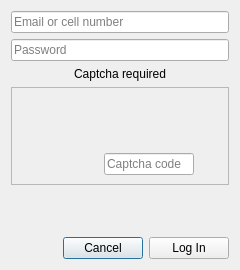
<?xml version="1.0" encoding="UTF-8"?>
<ui version="4.0">
 <class>Auth</class>
 <widget class="QDialog" name="Auth">
  <property name="geometry">
   <rect>
    <x>0</x>
    <y>0</y>
    <width>240</width>
    <height>270</height>
   </rect>
  </property>
  <property name="sizePolicy">
   <sizepolicy hsizetype="Preferred" vsizetype="Preferred">
    <horstretch>0</horstretch>
    <verstretch>0</verstretch>
   </sizepolicy>
  </property>
  <property name="minimumSize">
   <size>
    <width>240</width>
    <height>270</height>
   </size>
  </property>
  <property name="maximumSize">
   <size>
    <width>240</width>
    <height>270</height>
   </size>
  </property>
  <property name="windowTitle">
   <string>VK Authentication</string>
  </property>
  <property name="sizeGripEnabled">
   <bool>false</bool>
  </property>
  <property name="modal">
   <bool>true</bool>
  </property>
  <layout class="QVBoxLayout" name="verticalLayout_2">
   <item>
    <widget class="QLineEdit" name="username_line">
     <property name="maximumSize">
      <size>
       <width>16777215</width>
       <height>16777215</height>
      </size>
     </property>
     <property name="text">
      <string/>
     </property>
     <property name="alignment">
      <set>Qt::AlignLeading|Qt::AlignLeft|Qt::AlignVCenter</set>
     </property>
     <property name="placeholderText">
      <string>Email or cell number</string>
     </property>
    </widget>
   </item>
   <item>
    <widget class="QLineEdit" name="password_line">
     <property name="maximumSize">
      <size>
       <width>16777215</width>
       <height>16777215</height>
      </size>
     </property>
     <property name="echoMode">
      <enum>QLineEdit::Password</enum>
     </property>
     <property name="alignment">
      <set>Qt::AlignLeading|Qt::AlignLeft|Qt::AlignVCenter</set>
     </property>
     <property name="placeholderText">
      <string>Password</string>
     </property>
    </widget>
   </item>
   <item>
    <widget class="QLabel" name="error_label">
     <property name="text">
      <string>Captcha required</string>
     </property>
     <property name="alignment">
      <set>Qt::AlignCenter</set>
     </property>
     <property name="wordWrap">
      <bool>true</bool>
     </property>
    </widget>
   </item>
   <item>
    <widget class="QFrame" name="captcha_frame">
     <property name="frameShape">
      <enum>QFrame::StyledPanel</enum>
     </property>
     <property name="frameShadow">
      <enum>QFrame::Raised</enum>
     </property>
     <layout class="QHBoxLayout" name="horizontalLayout_3">
      <item>
       <spacer name="horizontalSpacer">
        <property name="orientation">
         <enum>Qt::Horizontal</enum>
        </property>
        <property name="sizeHint" stdset="0">
         <size>
          <width>40</width>
          <height>20</height>
         </size>
        </property>
       </spacer>
      </item>
      <item>
       <layout class="QVBoxLayout" name="verticalLayout">
        <item>
         <widget class="QLabel" name="captcha_image">
          <property name="minimumSize">
           <size>
            <width>130</width>
            <height>50</height>
           </size>
          </property>
          <property name="maximumSize">
           <size>
            <width>130</width>
            <height>50</height>
           </size>
          </property>
          <property name="text">
           <string/>
          </property>
          <property name="pixmap">
           <pixmap resource="resources.qrc">:/images/assets/captcha-example.jpg</pixmap>
          </property>
          <property name="alignment">
           <set>Qt::AlignCenter</set>
          </property>
         </widget>
        </item>
        <item>
         <layout class="QHBoxLayout" name="horizontalLayout">
          <item>
           <widget class="QPushButton" name="refresh_captcha_button">
            <property name="toolTip">
             <string>Refresh captcha</string>
            </property>
            <property name="text">
             <string/>
            </property>
            <property name="icon">
             <iconset resource="resources.qrc">
              <normaloff>:/images/assets/tango-icon-theme-0.8.90/22x22/actions/view-refresh.png</normaloff>:/images/assets/tango-icon-theme-0.8.90/22x22/actions/view-refresh.png</iconset>
            </property>
            <property name="autoDefault">
             <bool>false</bool>
            </property>
            <property name="flat">
             <bool>true</bool>
            </property>
           </widget>
          </item>
          <item>
           <widget class="QLineEdit" name="captcha_line">
            <property name="sizePolicy">
             <sizepolicy hsizetype="Preferred" vsizetype="Fixed">
              <horstretch>0</horstretch>
              <verstretch>0</verstretch>
             </sizepolicy>
            </property>
            <property name="maximumSize">
             <size>
              <width>94</width>
              <height>16777215</height>
             </size>
            </property>
            <property name="text">
             <string/>
            </property>
            <property name="alignment">
             <set>Qt::AlignLeading|Qt::AlignLeft|Qt::AlignVCenter</set>
            </property>
            <property name="placeholderText">
             <string>Captcha code</string>
            </property>
           </widget>
          </item>
         </layout>
        </item>
       </layout>
      </item>
      <item>
       <spacer name="horizontalSpacer_1">
        <property name="orientation">
         <enum>Qt::Horizontal</enum>
        </property>
        <property name="sizeHint" stdset="0">
         <size>
          <width>28</width>
          <height>20</height>
         </size>
        </property>
       </spacer>
      </item>
     </layout>
    </widget>
   </item>
   <item>
    <spacer name="verticalSpacer">
     <property name="orientation">
      <enum>Qt::Vertical</enum>
     </property>
     <property name="sizeHint" stdset="0">
      <size>
       <width>20</width>
       <height>40</height>
      </size>
     </property>
    </spacer>
   </item>
   <item>
    <layout class="QHBoxLayout" name="horizontalLayout_2">
     <item>
      <spacer name="horizontalSpacer_2">
       <property name="orientation">
        <enum>Qt::Horizontal</enum>
       </property>
       <property name="sizeHint" stdset="0">
        <size>
         <width>40</width>
         <height>20</height>
        </size>
       </property>
      </spacer>
     </item>
     <item>
      <widget class="QPushButton" name="cancel_button">
       <property name="text">
        <string>Cancel</string>
       </property>
      </widget>
     </item>
     <item>
      <widget class="QPushButton" name="login_button">
       <property name="text">
        <string>Log In</string>
       </property>
      </widget>
     </item>
    </layout>
   </item>
  </layout>
 </widget>
 <tabstops>
  <tabstop>username_line</tabstop>
  <tabstop>password_line</tabstop>
  <tabstop>captcha_line</tabstop>
  <tabstop>login_button</tabstop>
  <tabstop>cancel_button</tabstop>
  <tabstop>refresh_captcha_button</tabstop>
 </tabstops>
 <resources>
  <include location="resources.qrc"/>
 </resources>
 <connections>
  <connection>
   <sender>cancel_button</sender>
   <signal>pressed()</signal>
   <receiver>Auth</receiver>
   <slot>reject()</slot>
   <hints>
    <hint type="sourcelabel">
     <x>124</x>
     <y>253</y>
    </hint>
    <hint type="destinationlabel">
     <x>125</x>
     <y>305</y>
    </hint>
   </hints>
  </connection>
 </connections>
</ui>
